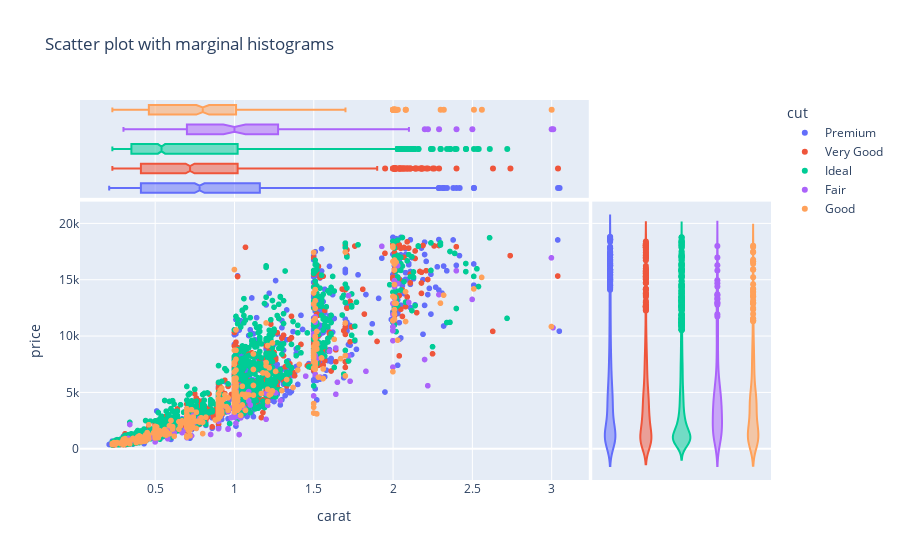

The cell this chart's notebook holds for it:
### Code cell
# Scatter plot with marginal histograms
fig = px.scatter(df, x="carat", y="price",
                 marginal_x="box",
                 marginal_y="violin",
                 color="cut",
                 title="Scatter plot with marginal histograms")
fig.show()

### Figure 1 — Plotly figure (JSON) as saved in the notebook; plotly's stock layout.template omitted (floating-point values rounded to 4 significant figures; data arrays with more than 128 entries replaced by an {"elided": "..."} marker saying what was removed)
{"data": [{"hovertemplate": "cut=Premium<br>carat=%{x}<br>price=%{y}<extra></extra>", "legendgroup": "Premium", "marker": {"color": "#636efa", "symbol": "circle"}, "mode": "markers", "name": "Premium", "showlegend": true, "type": "scattergl", "x": {"elided": "1447 float values"}, "xaxis": "x", "y": {"elided": "1447 int values"}, "yaxis": "y"}, {"alignmentgroup": "True", "hovertemplate": "cut=Premium<br>carat=%{x}<extra></extra>", "legendgroup": "Premium", "marker": {"color": "#636efa", "symbol": "circle"}, "name": "Premium", "notched": true, "offsetgroup": "Premium", "showlegend": false, "type": "box", "x": {"elided": "1447 float values"}, "xaxis": "x3", "yaxis": "y3"}, {"alignmentgroup": "True", "hovertemplate": "cut=Premium<br>price=%{y}<extra></extra>", "legendgroup": "Premium", "marker": {"color": "#636efa", "symbol": "circle"}, "name": "Premium", "offsetgroup": "Premium", "scalegroup": "y", "showlegend": false, "type": "violin", "xaxis": "x2", "y": {"elided": "1447 int values"}, "yaxis": "y2"}, {"hovertemplate": "cut=Very Good<br>carat=%{x}<br>price=%{y}<extra></extra>", "legendgroup": "Very Good", "marker": {"color": "#EF553B", "symbol": "circle"}, "mode": "markers", "name": "Very Good", "showlegend": true, "type": "scattergl", "x": {"elided": "1195 float values"}, "xaxis": "x", "y": {"elided": "1195 int values"}, "yaxis": "y"}, {"alignmentgroup": "True", "hovertemplate": "cut=Very Good<br>carat=%{x}<extra></extra>", "legendgroup": "Very Good", "marker": {"color": "#EF553B", "symbol": "circle"}, "name": "Very Good", "notched": true, "offsetgroup": "Very Good", "showlegend": false, "type": "box", "x": {"elided": "1195 float values"}, "xaxis": "x3", "yaxis": "y3"}, {"alignmentgroup": "True", "hovertemplate": "cut=Very Good<br>price=%{y}<extra></extra>", "legendgroup": "Very Good", "marker": {"color": "#EF553B", "symbol": "circle"}, "name": "Very Good", "offsetgroup": "Very Good", "scalegroup": "y", "showlegend": false, "type": "violin", "xaxis": "x2", "y": {"elided": "1195 int values"}, "yaxis": "y2"}, {"hovertemplate": "cut=Ideal<br>carat=%{x}<br>price=%{y}<extra></extra>", "legendgroup": "Ideal", "marker": {"color": "#00cc96", "symbol": "circle"}, "mode": "markers", "name": "Ideal", "showlegend": true, "type": "scattergl", "x": {"elided": "2127 float values"}, "xaxis": "x", "y": {"elided": "2127 int values"}, "yaxis": "y"}, {"alignmentgroup": "True", "hovertemplate": "cut=Ideal<br>carat=%{x}<extra></extra>", "legendgroup": "Ideal", "marker": {"color": "#00cc96", "symbol": "circle"}, "name": "Ideal", "notched": true, "offsetgroup": "Ideal", "showlegend": false, "type": "box", "x": {"elided": "2127 float values"}, "xaxis": "x3", "yaxis": "y3"}, {"alignmentgroup": "True", "hovertemplate": "cut=Ideal<br>price=%{y}<extra></extra>", "legendgroup": "Ideal", "marker": {"color": "#00cc96", "symbol": "circle"}, "name": "Ideal", "offsetgroup": "Ideal", "scalegroup": "y", "showlegend": false, "type": "violin", "xaxis": "x2", "y": {"elided": "2127 int values"}, "yaxis": "y2"}, {"hovertemplate": "cut=Fair<br>carat=%{x}<br>price=%{y}<extra></extra>", "legendgroup": "Fair", "marker": {"color": "#ab63fa", "symbol": "circle"}, "mode": "markers", "name": "Fair", "showlegend": true, "type": "scattergl", "x": {"elided": "168 float values"}, "xaxis": "x", "y": {"elided": "168 int values"}, "yaxis": "y"}, {"alignmentgroup": "True", "hovertemplate": "cut=Fair<br>carat=%{x}<extra></extra>", "legendgroup": "Fair", "marker": {"color": "#ab63fa", "symbol": "circle"}, "name": "Fair", "notched": true, "offsetgroup": "Fair", "showlegend": false, "type": "box", "x": {"elided": "168 float values"}, "xaxis": "x3", "yaxis": "y3"}, {"alignmentgroup": "True", "hovertemplate": "cut=Fair<br>price=%{y}<extra></extra>", "legendgroup": "Fair", "marker": {"color": "#ab63fa", "symbol": "circle"}, "name": "Fair", "offsetgroup": "Fair", "scalegroup": "y", "showlegend": false, "type": "violin", "xaxis": "x2", "y": {"elided": "168 int values"}, "yaxis": "y2"}, {"hovertemplate": "cut=Good<br>carat=%{x}<br>price=%{y}<extra></extra>", "legendgroup": "Good", "marker": {"color": "#FFA15A", "symbol": "circle"}, "mode": "markers", "name": "Good", "showlegend": true, "type": "scattergl", "x": {"elided": "457 float values"}, "xaxis": "x", "y": {"elided": "457 int values"}, "yaxis": "y"}, {"alignmentgroup": "True", "hovertemplate": "cut=Good<br>carat=%{x}<extra></extra>", "legendgroup": "Good", "marker": {"color": "#FFA15A", "symbol": "circle"}, "name": "Good", "notched": true, "offsetgroup": "Good", "showlegend": false, "type": "box", "x": {"elided": "457 float values"}, "xaxis": "x3", "yaxis": "y3"}, {"alignmentgroup": "True", "hovertemplate": "cut=Good<br>price=%{y}<extra></extra>", "legendgroup": "Good", "marker": {"color": "#FFA15A", "symbol": "circle"}, "name": "Good", "offsetgroup": "Good", "scalegroup": "y", "showlegend": false, "type": "violin", "xaxis": "x2", "y": {"elided": "457 int values"}, "yaxis": "y2"}], "layout": {"legend": {"title": {"text": "cut"}, "tracegroupgap": 0}, "title": {"text": "Scatter plot with marginal histograms"}, "xaxis": {"anchor": "y", "domain": [0, 0.7363], "title": {"text": "carat"}}, "xaxis2": {"anchor": "y2", "domain": [0.7413, 1], "matches": "x2", "showgrid": false, "showline": false, "showticklabels": false, "ticks": ""}, "xaxis3": {"anchor": "y3", "domain": [0, 0.7363], "matches": "x", "showgrid": true, "showticklabels": false}, "xaxis4": {"anchor": "y4", "domain": [0.7413, 1], "matches": "x2", "showgrid": false, "showline": false, "showticklabels": false, "ticks": ""}, "yaxis": {"anchor": "x", "domain": [0, 0.7326], "title": {"text": "price"}}, "yaxis2": {"anchor": "x2", "domain": [0, 0.7326], "matches": "y", "showgrid": true, "showticklabels": false}, "yaxis3": {"anchor": "x3", "domain": [0.7426, 1], "matches": "y3", "showgrid": false, "showline": false, "showticklabels": false, "ticks": ""}, "yaxis4": {"anchor": "x4", "domain": [0.7426, 1], "matches": "y3", "showgrid": true, "showline": false, "showticklabels": false, "ticks": ""}}}
